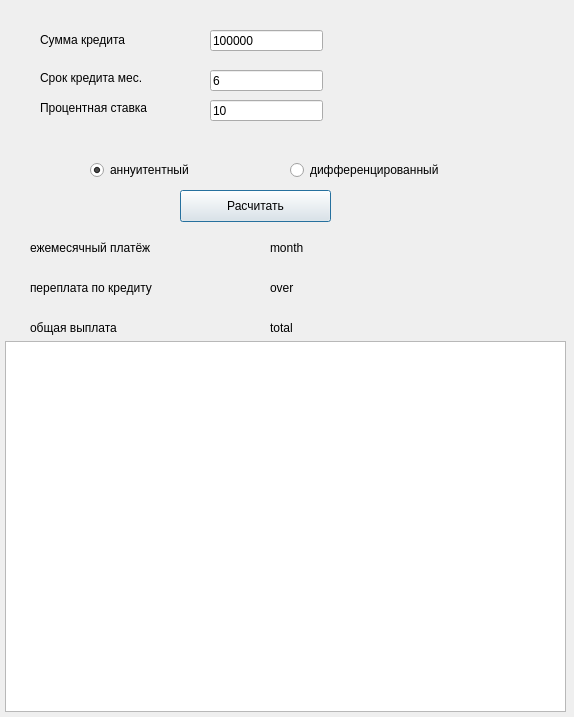
<?xml version="1.0" encoding="UTF-8"?>
<ui version="4.0">
 <class>Creditwindow</class>
 <widget class="QDialog" name="Creditwindow">
  <property name="geometry">
   <rect>
    <x>0</x>
    <y>0</y>
    <width>574</width>
    <height>717</height>
   </rect>
  </property>
  <property name="windowTitle">
   <string>Dialog</string>
  </property>
  <widget class="QLineEdit" name="credit_sum">
   <property name="geometry">
    <rect>
     <x>210</x>
     <y>30</y>
     <width>113</width>
     <height>21</height>
    </rect>
   </property>
   <property name="text">
    <string>100000</string>
   </property>
  </widget>
  <widget class="QLabel" name="label">
   <property name="geometry">
    <rect>
     <x>40</x>
     <y>30</y>
     <width>141</width>
     <height>20</height>
    </rect>
   </property>
   <property name="text">
    <string>Сумма кредита</string>
   </property>
  </widget>
  <widget class="QLabel" name="label_2">
   <property name="geometry">
    <rect>
     <x>40</x>
     <y>70</y>
     <width>151</width>
     <height>16</height>
    </rect>
   </property>
   <property name="text">
    <string>Срок кредита мес.</string>
   </property>
  </widget>
  <widget class="QLabel" name="label_3">
   <property name="geometry">
    <rect>
     <x>40</x>
     <y>100</y>
     <width>131</width>
     <height>16</height>
    </rect>
   </property>
   <property name="text">
    <string>Процентная ставка</string>
   </property>
  </widget>
  <widget class="QLineEdit" name="credit_period">
   <property name="geometry">
    <rect>
     <x>210</x>
     <y>70</y>
     <width>113</width>
     <height>21</height>
    </rect>
   </property>
   <property name="text">
    <string>6</string>
   </property>
  </widget>
  <widget class="QLineEdit" name="credit_percent">
   <property name="geometry">
    <rect>
     <x>210</x>
     <y>100</y>
     <width>113</width>
     <height>21</height>
    </rect>
   </property>
   <property name="text">
    <string>10</string>
   </property>
  </widget>
  <widget class="QRadioButton" name="annuitent">
   <property name="geometry">
    <rect>
     <x>90</x>
     <y>160</y>
     <width>111</width>
     <height>20</height>
    </rect>
   </property>
   <property name="text">
    <string>аннуитентный</string>
   </property>
   <property name="checked">
    <bool>true</bool>
   </property>
  </widget>
  <widget class="QRadioButton" name="different">
   <property name="geometry">
    <rect>
     <x>290</x>
     <y>160</y>
     <width>171</width>
     <height>20</height>
    </rect>
   </property>
   <property name="text">
    <string>дифференцированный</string>
   </property>
  </widget>
  <widget class="QLabel" name="label_4">
   <property name="geometry">
    <rect>
     <x>30</x>
     <y>240</y>
     <width>141</width>
     <height>16</height>
    </rect>
   </property>
   <property name="text">
    <string>ежемесячный платёж</string>
   </property>
  </widget>
  <widget class="QLabel" name="label_5">
   <property name="geometry">
    <rect>
     <x>30</x>
     <y>280</y>
     <width>151</width>
     <height>16</height>
    </rect>
   </property>
   <property name="text">
    <string>переплата по кредиту</string>
   </property>
  </widget>
  <widget class="QLabel" name="label_6">
   <property name="geometry">
    <rect>
     <x>30</x>
     <y>320</y>
     <width>111</width>
     <height>16</height>
    </rect>
   </property>
   <property name="text">
    <string>общая выплата</string>
   </property>
  </widget>
  <widget class="QPushButton" name="result_Button">
   <property name="geometry">
    <rect>
     <x>180</x>
     <y>190</y>
     <width>151</width>
     <height>32</height>
    </rect>
   </property>
   <property name="text">
    <string>Расчитать</string>
   </property>
  </widget>
  <widget class="QLabel" name="mounth_payment">
   <property name="geometry">
    <rect>
     <x>270</x>
     <y>240</y>
     <width>241</width>
     <height>16</height>
    </rect>
   </property>
   <property name="text">
    <string>month</string>
   </property>
  </widget>
  <widget class="QLabel" name="overpayment">
   <property name="geometry">
    <rect>
     <x>270</x>
     <y>280</y>
     <width>251</width>
     <height>16</height>
    </rect>
   </property>
   <property name="text">
    <string>over</string>
   </property>
  </widget>
  <widget class="QLabel" name="total_payment">
   <property name="geometry">
    <rect>
     <x>270</x>
     <y>320</y>
     <width>261</width>
     <height>16</height>
    </rect>
   </property>
   <property name="text">
    <string>total</string>
   </property>
  </widget>
  <widget class="QTableWidget" name="tableWidget">
   <property name="geometry">
    <rect>
     <x>5</x>
     <y>341</y>
     <width>561</width>
     <height>371</height>
    </rect>
   </property>
  </widget>
 </widget>
 <resources/>
 <connections/>
</ui>
